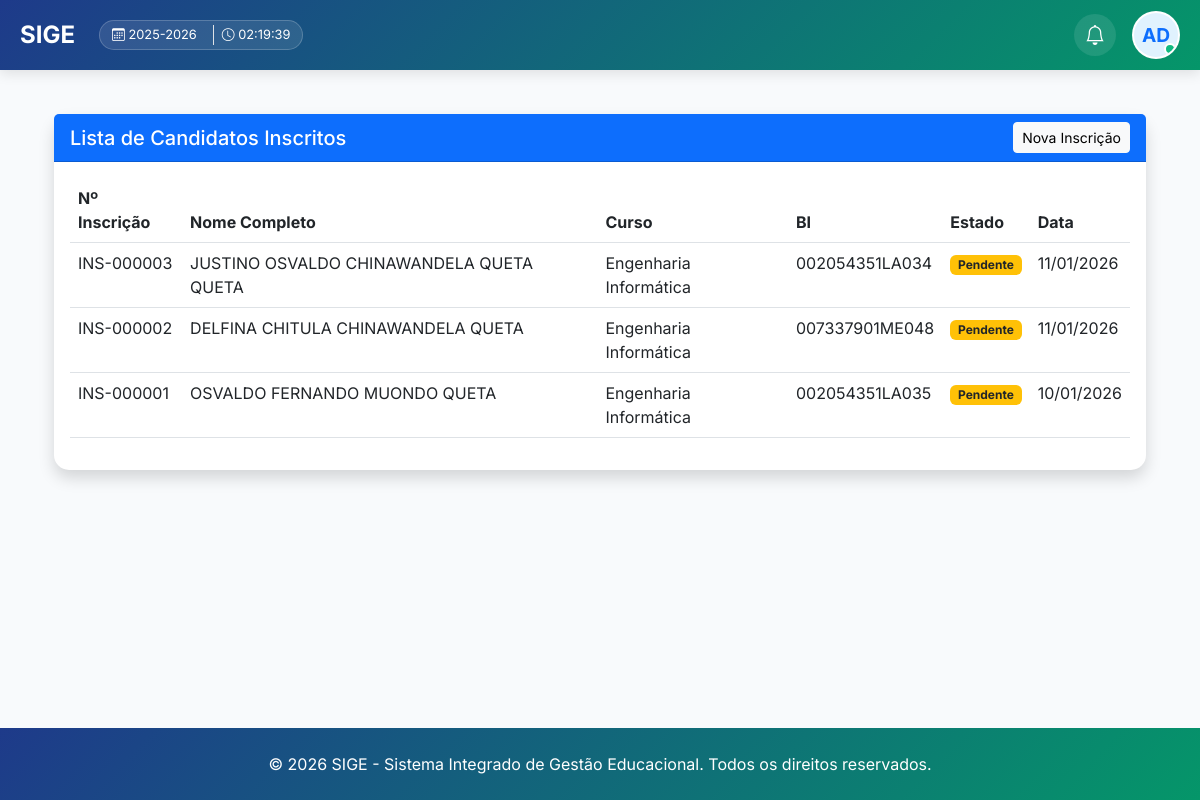
/candidatos/lista/ (signed in), run on an earlier commit of the app's database.
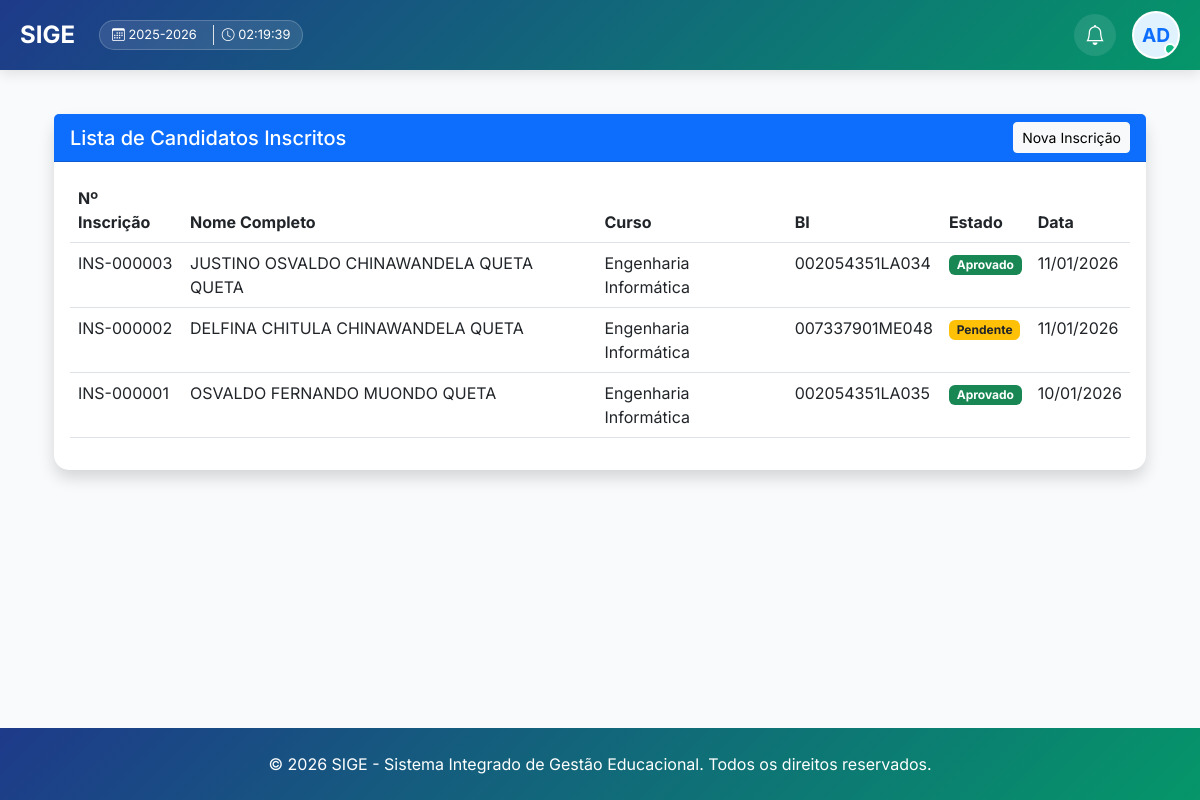
And on a later commit of the database.
### core/models.py (models this page shows, shortened)
class AnoAcademico(models.Model):
    ESTADO_CHOICES = [
        ('PLANEADO', 'Planeado'),
        ('ATIVO', 'Ativo'),
        ('ENCERRADO', 'Encerrado'),
    ]
    codigo = models.CharField(max_length=20, unique=True, verbose_name="Código (ex: 2024/2025)", default="0000/0000")
    descricao = models.CharField(max_length=255, verbose_name="Descrição", default="Ano Académico")
    data_inicio = models.DateField(verbose_name="Data de Início", default=timezone.now)
    data_fim = models.DateField(verbose_name="Data de Fim", default=timezone.now)
    estado = models.CharField(max_length=20, choices=ESTADO_CHOICES, default='PLANEADO', verbose_name="Estado")
    ano_atual = models.BooleanField(default=False, verbose_name="Ano Atual")
    criado_por = models.ForeignKey(User, on_delete=models.SET_NULL, null=True, blank=True, verbose_name="Criado por")
    data_criacao = models.DateTimeField(auto_now_add=True, verbose_name="Data de Criação")
    class Meta:
        verbose_name = "Ano Académico"
        verbose_name_plural = "Anos Académicos"
        ordering = ['-data_inicio']
    def __str__(self):
        return self.codigo

class Inscricao(models.Model):
    TURNO_CHOICES = [
        ('M', 'Manhã'),
        ('T', 'Tarde'),
        ('N', 'Noite'),
    ]
    ESTADO_CIVIL_CHOICES = [
        ('S', 'Solteiro(a)'),
        ('C', 'Casado(a)'),
        ('D', 'Divorciado(a)'),
        ('V', 'Viúvo(a)'),
    ]
    numero_inscricao = models.CharField(max_length=20, unique=True, blank=True, verbose_name="Número de Inscrição")
    curso = models.ForeignKey(Curso, on_delete=models.CASCADE, related_name='inscricoes', verbose_name="Curso")
    primeiro_nome = models.CharField(max_length=50, verbose_name="Primeiro Nome", default="")
    nomes_meio = models.CharField(max_length=100, verbose_name="Nomes do Meio", blank=True, default="")
    apelido = models.CharField(max_length=50, verbose_name="Apelido", default="")
    foto = models.ImageField(upload_to='estudantes/fotos/', blank=True, null=True, verbose_name="Foto do Estudante")
    data_nascimento = models.DateField(verbose_name="Data de Nascimento")
    local_nascimento = models.CharField(max_length=200, verbose_name="Local de Nascimento", default="Luanda")
    nacionalidade = models.CharField(max_length=100, verbose_name="Nacionalidade", default="Angolana")
    bilhete_identidade = models.CharField(max_length=50, verbose_name="Número do Bilhete de Identidade")
    data_validade_bi = models.DateField(verbose_name="Data de Validade do BI", null=True, blank=True)
    sexo = models.CharField(max_length=1, choices=[('M', 'Masculino'), ('F', 'Feminino')], verbose_name="Sexo")
    estado_civil = models.CharField(max_length=1, choices=ESTADO_CIVIL_CHOICES, default='S', verbose_name="Estado Civil")
    endereco = models.TextField(verbose_name="Endereço Completo")
    telefone = models.CharField(max_length=20, verbose_name="Telefone")
    email = models.EmailField(verbose_name="Email", blank=True, null=True)
    STATUS_INSCRICAO_CHOICES = [
        ('submetida', 'Submetida'),
        ('em_analise', 'Em Análise'),
        ('aprovada', 'Aprovada'),
        ('rejeitada', 'Rejeitada'),
    ]
    status_inscricao = models.CharField(
        max_length=20,
        choices=STATUS_INSCRICAO_CHOICES,
        default='submetida',
        verbose_name="Estado da Inscrição"
    )
    user = models.ForeignKey(User, on_delete=models.SET_NULL, null=True, blank=True, verbose_name="Usuário de Acesso")
    ano_academico = models.ForeignKey(AnoAcademico, on_delete=models.SET_NULL, null=True, blank=True, verbose_name="Ano Académico")
    periodo_lectivo = models.ForeignKey(PeriodoLectivo, on_delete=models.SET_NULL, null=True, blank=True, verbose_name="Período Lectivo")
    criado_por = models.ForeignKey(User, on_delete=models.SET_NULL, null=True, blank=True, related_name='inscricoes_criadas', verbose_name="Registado por")
    arquivo_bi = models.FileField(
        upload_to='estudantes/documentos/bi/',
        blank=True,
        null=True,
        verbose_name="Cópia do BI (PDF ou Imagem)",
        help_text="Tamanho máximo: 5MB"
    )
    arquivo_certificado = models.FileField(
        upload_to='estudantes/documentos/certificados/',
        blank=True,
        null=True,
        verbose_name="Certificado/Habilitação (PDF ou Imagem)",
        help_text="Tamanho máximo: 5MB"
    )
    data_cadastro = models.DateTimeField(default=timezone.now, verbose_name="Data de Cadastro")
    status = models.CharField(max_length=20, default='Ativo', verbose_name="Status")
    matricula_bloqueada = models.BooleanField(default=False, verbose_name="Matrícula Bloqueada?")
    escola = models.ForeignKey(Escola, on_delete=models.SET_NULL, null=True, blank=True, related_name='inscricoes', verbose_name="Última Escola Frequentada")
    ano_conclusao = models.CharField(max_length=4, verbose_name="Ano de Conclusão", default="2024")
    certificados_obtidos = models.TextField(verbose_name="Certificados/Diplomas Obtidos", blank=True, default="")
    historico_escolar = models.TextField(verbose_name="Notas/Histórico Escolar", blank=True, default="")
    turno_preferencial = models.CharField(max_length=1, choices=TURNO_CHOICES, verbose_name="Turno Preferencial", default='M')
    METODO_PAGAMENTO_CHOICES = [
        ('referencia', 'Referência Bancária'),
        ('multicaixa', 'Multicaixa (Transferência/Depósito)'),
    ]
    metodo_pagamento = models.CharField(max_length=20, choices=METODO_PAGAMENTO_CHOICES, default='multicaixa', verbose_name="Método de Pagamento")
    comprovativo_pagamento = models.FileField(upload_to='estudantes/pagamentos/', blank=True, null=True, verbose_name="Comprovativo de Pagamento")
    hash_seguranca = models.CharField(max_length=64, blank=True, editable=False, verbose_name="Hash de Segurança")
    numero_comprovante = models.CharField(max_length=100, verbose_name="Número do Comprovante/Boleto", blank=True)
    responsavel_financeiro_nome = models.CharField(max_length=200, verbose_name="Nome do Responsável Financeiro", blank=True)
    responsavel_financeiro_telefone = models.CharField(max_length=20, verbose_name="Telefone do Responsável Financeiro", blank=True)
    responsavel_financeiro_relacao = models.CharField(max_length=100, verbose_name="Relação com o Estudante", blank=True)
    responsavel_legal_nome = models.CharField(max_length=200, blank=True, verbose_name="Nome do Contacto")
    responsavel_legal_vinculo = models.CharField(max_length=100, blank=True, verbose_name="Grau/Vínculo")
    responsavel_legal_telefone = models.CharField(max_length=20, blank=True, verbose_name="Telefone")
    responsavel_pedagogico_nome = models.CharField(max_length=200, blank=True, verbose_name="Nome do Responsável Pedagógico")
    responsavel_pedagogico_vinculo = models.CharField(max_length=100, blank=True, verbose_name="Grau/Vínculo Pedagógico")
    responsavel_pedagogico_telefone = models.CharField(max_length=20, blank=True, verbose_name="Telefone Pedagógico")
    receber_emails_sistema = models.BooleanField(default=True, verbose_name="Deseja receber emails do sistema?")
    nota_teste = models.DecimalField(
        max_digits=4,
        decimal_places=2,
        null=True,
        blank=True,
        validators=[MinValueValidator(0.00), MaxValueValidator(20.00)],
        verbose_name="Nota do Teste (0-20)"
    )
    aprovado = models.BooleanField(default=False, verbose_name="Aprovado")
    data_inscricao = models.DateTimeField(auto_now_add=True, verbose_name="Data de Inscrição")
    data_resultado = models.DateTimeField(null=True, blank=True, verbose_name="Data do Resultado")
    class Meta:
        verbose_name = "Inscrição"
        verbose_name_plural = "Inscrições"
        ordering = ['-data_inscricao']
    @property
    def nome_completo(self):
        nomes = [self.primeiro_nome, self.nomes_meio, self.apelido]
        return " ".join(filter(None, nomes))

class Curso(models.Model):
    GRAU_CHOICES = [
        ('licenciatura', 'Licenciatura'),
        ('mestrado', 'Mestrado'),
        ('doutoramento', 'Doutoramento'),
        ('especialidade', 'Especialidade'),
    ]
    REGIME_CHOICES = [
        ('diurno', 'Diurno'),
        ('pos-laboral', 'Pós-Laboral'),
    ]
    MODALIDADE_CHOICES = [
        ('presencial', 'Presencial'),
        ('semipresencial', 'Semipresencial'),
        ('ead', 'EAD'),
    ]
    DURACAO_CHOICES = [
        (3, '3 meses'),
        (6, '6 meses'),
        (12, '1 ano'),
        (24, '2 anos'),
        (36, '3 anos'),
        (48, '4 anos'),
        (60, '5 anos'),
    ]
    codigo = models.CharField(max_length=50, unique=True, default="CURSO", verbose_name="Código do Curso")
    nome = models.CharField(max_length=200, verbose_name="Nome do Curso")
    grau = models.CharField(max_length=20, choices=GRAU_CHOICES, default='licenciatura', verbose_name="Grau")
    regime = models.CharField(max_length=20, choices=REGIME_CHOICES, default='diurno', verbose_name="Regime")
    modalidade = models.CharField(max_length=20, choices=MODALIDADE_CHOICES, default='presencial', verbose_name="Modalidade")
    descricao = models.TextField(blank=True, verbose_name="Descrição")
    vagas = models.PositiveIntegerField(verbose_name="Número de Vagas")
    duracao_meses = models.PositiveIntegerField(
        choices=DURACAO_CHOICES,
        default=12,
        verbose_name="Duração"
    )
    nota_minima = models.DecimalField(
        max_digits=4,
        decimal_places=2,
        default=10.00,
        validators=[MinValueValidator(10.00), MaxValueValidator(20.00)],
        verbose_name="Nota Mínima para Aprovação"
    )
    requer_prerequisitos = models.BooleanField(default=False, verbose_name="Requer Pré-requisitos")
    ativo = models.BooleanField(default=True, verbose_name="Ativo")
    data_criacao = models.DateTimeField(auto_now_add=True)
    data_atualizacao = models.DateTimeField(auto_now=True)
    class Meta:
        verbose_name = "Curso"
        verbose_name_plural = "Cursos"
        ordering = ['nome']

### core/views.py (the view)
# urls.py: path('candidatos/lista/', views.lista_inscritos, name='lista_inscritos'),
@login_required
def lista_inscritos(request):
    inscricoes = Inscricao.objects.all().order_by('-data_inscricao')
    return render(request, 'core/lista_inscritos.html', {'inscricoes': inscricoes})

### core/templates/core/lista_inscritos.html
{% extends 'core/base.html' %}
{% block content %}
<div class="container mt-4">
    <div class="card shadow">
        <div class="card-header bg-primary text-white d-flex justify-content-between align-items-center">
            <h5 class="mb-0">Lista de Candidatos Inscritos</h5>
            <a href="{% url 'nova_matricula' %}" class="btn btn-light btn-sm">Nova Inscrição</a>
        </div>
        <div class="card-body">
            <div class="table-responsive">
                <table class="table table-hover">
                    <thead>
                        <tr>
                            <th>Nº Inscrição</th>
                            <th>Nome Completo</th>
                            <th>Curso</th>
                            <th>BI</th>
                            <th>Estado</th>
                            <th>Data</th>
                        </tr>
                    </thead>
                    <tbody>
                        {% for i in inscricoes %}
                        <tr>
                            <td>{{ i.numero_inscricao }}</td>
                            <td>{{ i.nome_completo }}</td>
                            <td>{{ i.curso.nome }}</td>
                            <td>{{ i.bilhete_identidade }}</td>
                            <td>
                                <span class="badge {% if i.aprovado %}bg-success{% else %}bg-warning text-dark{% endif %}">
                                    {% if i.aprovado %}Aprovado{% else %}Pendente{% endif %}
                                </span>
                            </td>
                            <td>{{ i.data_inscricao|date:"d/m/Y" }}</td>
                        </tr>
                        {% endfor %}
                    </tbody>
                </table>
            </div>
        </div>
    </div>
</div>
{% endblock %}

### core/templates/core/base.html (shortened to what this page needs)
{% load static %}
<!DOCTYPE html>
<html lang="pt-br">
<head>
    <link href="https://cdn.jsdelivr.net/npm/bootstrap@5.3.0/dist/css/bootstrap.min.css" rel="stylesheet">
    <link rel="stylesheet" href="https://cdn.jsdelivr.net/npm/bootstrap-icons@1.11.0/font/bootstrap-icons.css">
</head>
<body>
    {% if user.is_authenticated %}
    <div class="navbar-top">
        <div class="navbar-content d-flex justify-content-between align-items-center w-100">
            <div class="d-flex align-items-center gap-4">
                <div class="user-info">
                    <a href="/" class="user-logo" style="height: 48px; display: flex; align-items: center; text-decoration: none;">
                    </a>
                </div>
                {% if ano_atual %}
                <div class="academic-badge d-none d-lg-flex">
                    <span><i class="bi bi-calendar3"></i> {{ ano_atual }}</span>
                    <span class="ms-2 border-start ps-2"><i class="bi bi-clock"></i> <span id="real-time-clock">--:--:--</span></span>
                </div>
                {% endif %}
            </div>
            <div class="d-flex align-items-center gap-3">
                <div class="d-flex align-items-center gap-2">
                    <a href="{% url 'notificacoes' %}" class="nav-icon-btn" title="Notificações">
                        <i class="bi bi-bell fs-5"></i>
                    </a>
                </div>
                <div class="dropdown">
                    <div class="user-avatar" id="userDropdown" data-bs-toggle="dropdown" aria-expanded="false" style="cursor: pointer; background: white; border: 2px solid rgba(255,255,255,0.5); width: 48px; height: 48px; border-radius: 50%; overflow: hidden; display: flex; align-items: center; justify-content: center; flex-shrink: 0; position: relative;">
                    </div>
                </div>
            </div>
        </div>
    </div>
    {% endif %}
    <main class="container">
        {% block content %}{% endblock %}
    </main>
    <footer class="mt-5 py-4">
        <div class="container text-center">
            <p class="mb-0">&copy; 2026 SIGE - Sistema Integrado de Gestão Educacional. Todos os direitos reservados.</p>
        </div>
    </footer>
</body>
</html>

What changed in the data, as far as the page shows it:
changed Inscricao "INS-000003": aprovado "Pendente" → "Aprovado"
changed Inscricao "INS-000001": aprovado "Pendente" → "Aprovado"
